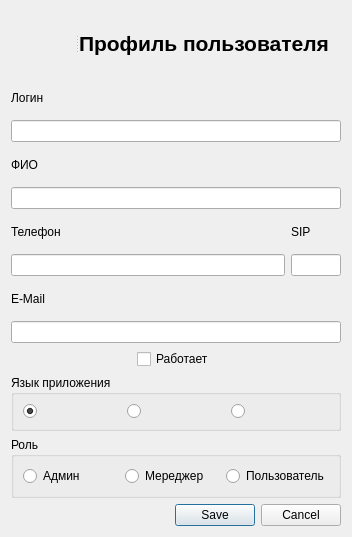
<?xml version="1.0" encoding="UTF-8"?>
<ui version="4.0">
 <class>UserProfileDialog</class>
 <widget class="QDialog" name="UserProfileDialog">
  <property name="geometry">
   <rect>
    <x>0</x>
    <y>0</y>
    <width>352</width>
    <height>537</height>
   </rect>
  </property>
  <property name="sizePolicy">
   <sizepolicy hsizetype="Fixed" vsizetype="Fixed">
    <horstretch>0</horstretch>
    <verstretch>0</verstretch>
   </sizepolicy>
  </property>
  <property name="windowTitle">
   <string>Gandalf</string>
  </property>
  <layout class="QGridLayout" name="gridLayout">
   <item row="0" column="0" colspan="3">
    <widget class="QSplitter" name="splitter">
     <property name="orientation">
      <enum>Qt::Horizontal</enum>
     </property>
     <widget class="QLabel" name="labelLogo">
      <property name="minimumSize">
       <size>
        <width>64</width>
        <height>64</height>
       </size>
      </property>
      <property name="maximumSize">
       <size>
        <width>64</width>
        <height>64</height>
       </size>
      </property>
      <property name="baseSize">
       <size>
        <width>64</width>
        <height>64</height>
       </size>
      </property>
      <property name="text">
       <string/>
      </property>
      <property name="pixmap">
       <pixmap resource="../resource.qrc">:/Images/user_profile.png</pixmap>
      </property>
      <property name="scaledContents">
       <bool>true</bool>
      </property>
     </widget>
     <widget class="QLabel" name="label">
      <property name="font">
       <font>
        <pointsize>16</pointsize>
        <bold>true</bold>
       </font>
      </property>
      <property name="text">
       <string>Профиль пользователя</string>
      </property>
     </widget>
    </widget>
   </item>
   <item row="1" column="0">
    <widget class="QLabel" name="label_2">
     <property name="text">
      <string>Логин</string>
     </property>
    </widget>
   </item>
   <item row="3" column="0">
    <widget class="QLabel" name="label_3">
     <property name="text">
      <string>ФИО</string>
     </property>
    </widget>
   </item>
   <item row="5" column="0">
    <widget class="QLabel" name="label_4">
     <property name="text">
      <string>Телефон</string>
     </property>
    </widget>
   </item>
   <item row="5" column="2">
    <widget class="QLabel" name="label_5">
     <property name="text">
      <string>SIP</string>
     </property>
    </widget>
   </item>
   <item row="6" column="2">
    <widget class="QLineEdit" name="lineEditSIP">
     <property name="minimumSize">
      <size>
       <width>50</width>
       <height>0</height>
      </size>
     </property>
     <property name="maximumSize">
      <size>
       <width>50</width>
       <height>16777215</height>
      </size>
     </property>
    </widget>
   </item>
   <item row="7" column="0">
    <widget class="QLabel" name="label_6">
     <property name="text">
      <string>E-Mail</string>
     </property>
    </widget>
   </item>
   <item row="10" column="0" colspan="3">
    <widget class="QGroupBox" name="groupBoxLang">
     <property name="title">
      <string>Язык приложения</string>
     </property>
     <layout class="QHBoxLayout" name="horizontalLayout">
      <item>
       <widget class="QRadioButton" name="radioButtonUA">
        <property name="layoutDirection">
         <enum>Qt::LeftToRight</enum>
        </property>
        <property name="text">
         <string/>
        </property>
        <property name="icon">
         <iconset resource="../resource.qrc">
          <normaloff>:/Images/flag_ua_ukraine.png</normaloff>:/Images/flag_ua_ukraine.png</iconset>
        </property>
        <property name="iconSize">
         <size>
          <width>64</width>
          <height>64</height>
         </size>
        </property>
        <property name="checkable">
         <bool>true</bool>
        </property>
        <property name="checked">
         <bool>true</bool>
        </property>
        <property name="autoRepeat">
         <bool>false</bool>
        </property>
        <property name="autoExclusive">
         <bool>false</bool>
        </property>
        <attribute name="buttonGroup">
         <string notr="true">buttonGroup</string>
        </attribute>
       </widget>
      </item>
      <item>
       <widget class="QRadioButton" name="radioButtonUS">
        <property name="layoutDirection">
         <enum>Qt::LeftToRight</enum>
        </property>
        <property name="text">
         <string/>
        </property>
        <property name="icon">
         <iconset resource="../resource.qrc">
          <normaloff>:/Images/flag_usa.png</normaloff>:/Images/flag_usa.png</iconset>
        </property>
        <property name="iconSize">
         <size>
          <width>64</width>
          <height>64</height>
         </size>
        </property>
        <property name="checkable">
         <bool>true</bool>
        </property>
        <property name="checked">
         <bool>false</bool>
        </property>
        <property name="autoRepeat">
         <bool>false</bool>
        </property>
        <property name="autoExclusive">
         <bool>false</bool>
        </property>
        <attribute name="buttonGroup">
         <string notr="true">buttonGroup</string>
        </attribute>
       </widget>
      </item>
      <item>
       <widget class="QRadioButton" name="radioButtonRU">
        <property name="text">
         <string/>
        </property>
        <property name="icon">
         <iconset resource="../resource.qrc">
          <normaloff>:/Images/flag_ru.png</normaloff>:/Images/flag_ru.png</iconset>
        </property>
        <property name="iconSize">
         <size>
          <width>64</width>
          <height>64</height>
         </size>
        </property>
        <attribute name="buttonGroup">
         <string notr="true">buttonGroup</string>
        </attribute>
       </widget>
      </item>
     </layout>
    </widget>
   </item>
   <item row="12" column="1" colspan="2">
    <widget class="QDialogButtonBox" name="buttonBox">
     <property name="standardButtons">
      <set>QDialogButtonBox::Cancel|QDialogButtonBox::Save</set>
     </property>
     <property name="centerButtons">
      <bool>false</bool>
     </property>
    </widget>
   </item>
   <item row="9" column="0" colspan="3" alignment="Qt::AlignHCenter">
    <widget class="QCheckBox" name="checkBoxIsWork">
     <property name="text">
      <string>Работает</string>
     </property>
    </widget>
   </item>
   <item row="8" column="0" colspan="3">
    <widget class="QLineEdit" name="lineEditEmail"/>
   </item>
   <item row="11" column="0" colspan="3">
    <widget class="QGroupBox" name="groupBoxRole">
     <property name="title">
      <string>Роль</string>
     </property>
     <layout class="QHBoxLayout" name="horizontalLayout_2">
      <item>
       <widget class="QRadioButton" name="radioButtonAdminRole">
        <property name="text">
         <string>Админ</string>
        </property>
       </widget>
      </item>
      <item>
       <widget class="QRadioButton" name="radioButtonMangerRole">
        <property name="text">
         <string>Мереджер</string>
        </property>
       </widget>
      </item>
      <item>
       <widget class="QRadioButton" name="radioButtonUserRole">
        <property name="text">
         <string>Пользователь</string>
        </property>
       </widget>
      </item>
     </layout>
    </widget>
   </item>
   <item row="6" column="0" colspan="2">
    <widget class="QLineEdit" name="lineEditPhone">
     <property name="minimumSize">
      <size>
       <width>0</width>
       <height>0</height>
      </size>
     </property>
    </widget>
   </item>
   <item row="2" column="0" colspan="3">
    <widget class="QLineEdit" name="lineEditLogin">
     <property name="readOnly">
      <bool>true</bool>
     </property>
    </widget>
   </item>
   <item row="4" column="0" colspan="3">
    <widget class="QLineEdit" name="lineEditFIO"/>
   </item>
  </layout>
 </widget>
 <tabstops>
  <tabstop>radioButtonUA</tabstop>
  <tabstop>radioButtonUS</tabstop>
  <tabstop>radioButtonRU</tabstop>
  <tabstop>lineEditLogin</tabstop>
  <tabstop>lineEditFIO</tabstop>
  <tabstop>lineEditPhone</tabstop>
  <tabstop>lineEditSIP</tabstop>
  <tabstop>lineEditEmail</tabstop>
 </tabstops>
 <resources>
  <include location="../resource.qrc"/>
 </resources>
 <connections/>
 <buttongroups>
  <buttongroup name="buttonGroup"/>
 </buttongroups>
</ui>
